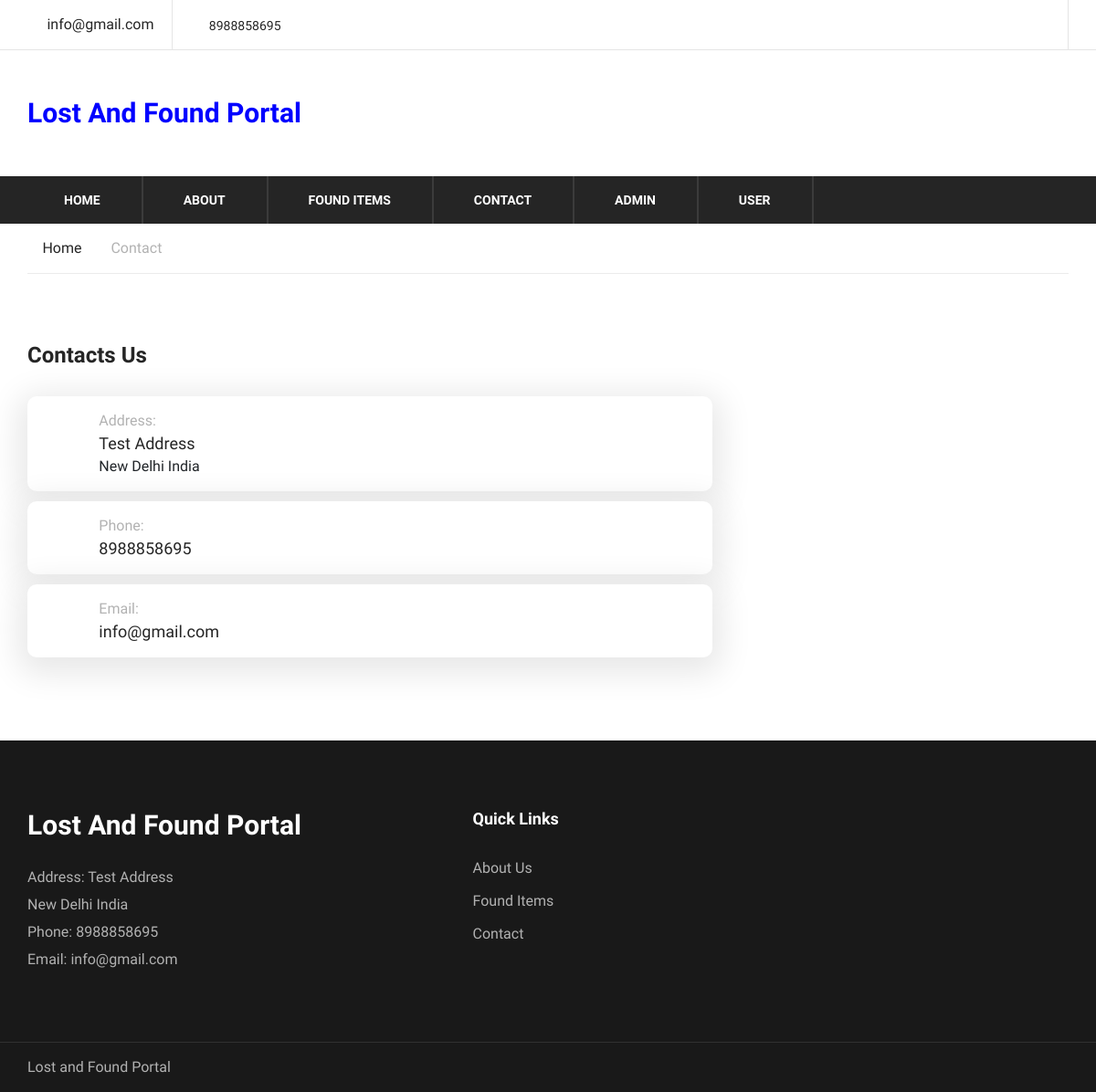
The page /contact.php on the database its author committed.
### tables this page shows
CREATE TABLE `tblpage` (
  `ID` int(10) NOT NULL,
  `PageType` varchar(120) DEFAULT NULL,
  `PageTitle` varchar(200) DEFAULT NULL,
  `PageDescription` mediumtext DEFAULT NULL,
  `Email` varchar(120) DEFAULT NULL,
  `MobileNumber` bigint(10) DEFAULT NULL,
  `UpdationDate` timestamp NULL DEFAULT NULL ON UPDATE current_timestamp()
);

### contact.php (the view, shortened to what this page needs)
<?php
include('includes/dbconnection.php');
?>
<!DOCTYPE html>
<html lang="zxx">
<head>
    <link rel="stylesheet" href="css/bootstrap.min.css" type="text/css">
    <link rel="stylesheet" href="css/font-awesome.min.css" type="text/css">
    <link rel="stylesheet" href="css/themify-icons.css" type="text/css">
    <link rel="stylesheet" href="css/elegant-icons.css" type="text/css">
    <link rel="stylesheet" href="css/owl.carousel.min.css" type="text/css">
    <link rel="stylesheet" href="css/nice-select.css" type="text/css">
    <link rel="stylesheet" href="css/jquery-ui.min.css" type="text/css">
    <link rel="stylesheet" href="css/slicknav.min.css" type="text/css">
    <link rel="stylesheet" href="css/style.css" type="text/css">
</head>
<body>
   <?php include_once('includes/header.php');?>
    <div class="breacrumb-section">
        <div class="container">
            <div class="row">
                <div class="col-lg-12">
                    <div class="breadcrumb-text">
                        <a href="#"><i class="fa fa-home"></i> Home</a>
                        <span>Contact</span>
                    </div>
                </div>
            </div>
        </div>
    </div>
    <section class="contact-section spad">
        <div class="container">
            <div class="row">
                <div class="col-lg-8">
                    <div class="contact-title">
                        <h4>Contacts Us</h4>
                    </div>
                    <?php
 $query=mysqli_query($con,"select * from  tblpage where PageType='contactus'");
 while ($row=mysqli_fetch_array($query)) {
 ?>
                    <div class="contact-widget">
                        <div class="cw-item">
                            <div class="ci-icon">
                                <i class="ti-location-pin"></i>
                            </div>
                            <div class="ci-text">
                                <span>Address:</span>
                                <p><?php  echo $row['PageDescription'];?></p>
                            </div>
                        </div>
                        <div class="cw-item">
                            <div class="ci-icon">
                                <i class="ti-mobile"></i>
                            </div>
                            <div class="ci-text">
                                <span>Phone:</span>
                                <p><?php  echo $row['MobileNumber'];?></p>
                            </div>
                        </div>
                        <div class="cw-item">
                            <div class="ci-icon">
                                <i class="ti-email"></i>
                            </div>
                            <div class="ci-text">
                                <span>Email:</span>
                                <p><?php  echo $row['Email'];?></p>
                            </div>
                        </div>
                    </div><?php } ?>
                </div>
            </div>
        </div>
    </section>
<?php include_once('includes/footer.php');?>
</body>
</html>

### includes/header.php (shortened to what this page needs)
   <header class="header-section">
       <div class="header-top">
           <div class="container">
                <?php
$query=mysqli_query($con,"select * from  tblpage where PageType='contactus'");
while ($row=mysqli_fetch_array($query)) {
?>
               <div class="ht-left">
                   <div class="mail-service">
                       <i class=" fa fa-envelope"></i>
                       <?php  echo $row['Email'];?>
                   </div>
                   <div class="phone-service">
                       <i class=" fa fa-phone"></i>
                     <?php  echo $row['MobileNumber'];?>
                   </div>
               </div><?php } ?>
               <div class="ht-right">
                   <div class="top-social">
                       <a href="#"><i class="ti-facebook"></i></a>
                       <a href="#"><i class="ti-twitter-alt"></i></a>
                       <a href="#"><i class="ti-linkedin"></i></a>
                       <a href="#"><i class="ti-pinterest"></i></a>
                   </div>
               </div>
           </div>
       </div>
       <div class="container">
           <div class="inner-header">
               <div class="row">
                   <div class="col-lg-8 col-md-2">
                       <div class="logo">
                           <a href="index.php">
                               <h3 style="font-weight: bolder;color: blue;">Lost And Found Portal</h3>
                           </a>
                       </div>
                   </div>
                   <div class="col-lg-3 text-right col-lg-3">
                   </div>
               </div>
           </div>
       </div>
       <div class="nav-item">
           <div class="container">
               <nav class="nav-menu mobile-menu">
                   <ul>
                        <?php
if($_SESSION['lfsuid']==0){?>
                       <li><a href="index.php">Home</a></li>
                       <li><a href="about.php">About</a></li>
                           <li><a href="found-item.php">Found Items</a></li>
                       <li><a href="contact.php">Contact</a></li>
                     <li><a href="admin/login.php">Admin</a></li>
                      <li><a href="user/login.php">User</a></li>
                      <?php } ?>
                   </ul>
               </nav>
           </div>
       </div>
   </header>

### includes/footer.php (shortened to what this page needs)
 <footer class="footer-section">
        <div class="container">
            <div class="row">
                <div class="col-lg-4">
                    <div class="footer-left">
                        <div class="footer-logo">
                             <h3 style="font-weight: bolder;color: white;">Lost And Found Portal</h3>
                          <?php
 $query=mysqli_query($con,"select * from  tblpage where PageType='contactus'");
 while ($row=mysqli_fetch_array($query)) {
 ?>               </div>
                        <ul>
                            <li>Address:    <?php  echo $row['PageDescription'];?></li>
                            <li>Phone:    <?php  echo $row['MobileNumber'];?></li>
                            <li>Email: <?php  echo $row['Email'];?></li>
                        </ul>
     <?php } ?>
                    </div>
                </div>
               <div class="col-lg-3 offset-lg-1">
                    <div class="footer-widget">
                        <h5>Quick Links</h5>
                        <ul>
                            <li><a href="about.php">About Us</a></li>
                            <li><a href="found-item.php">Found Items</a></li>
                            <li><a href="contact.php">Contact</a></li>
                        </ul>
                    </div>
                </div>
            </div>
        </div>
        <div class="copyright-reserved">
            <div class="container">
                <div class="row">
                    <div class="col-lg-12">
                        <div class="copyright-text">
Lost and Found Portal
                        </div>
                    </div>
                </div>
            </div>
        </div>
    </footer>

### css/style.css (style rules this page uses)
html, body { height: 100%; font-family: "Muli", sans-serif; -webkit-font-smoothing: antialiased; font-smoothing: antialiased; }
h1, h2, h3, h4, h5, h6 { margin: 0; color: #111111; font-weight: 400; font-family: "Muli", sans-serif; }
h3 { font-size: 30px; }
h4 { font-size: 24px; }
h5 { font-size: 18px; }
p { font-size: 16px; font-family: "Muli", sans-serif; color: #636363; font-weight: 400; line-height: 26px; margin: 0 0 15px 0; }
ul, ol { padding: 0; margin: 0; }
.spad { padding-top: 100px; padding-bottom: 100px; }
.header-top { display: -webkit-box; display: -ms-flexbox; display: flex; border-bottom: 1px solid #e5e5e5; }
.header-top .ht-left { float: left; }
.header-top .ht-left .mail-service { font-size: 16px; color: #252525; float: left; border-right: 1px solid #E5E5E5; padding-top: 15px; padding-bottom: 15px; padding-right: 20px; }
.header-top .ht-left .mail-service i { margin-right: 5px; }
.header-top .ht-left .phone-service { float: right; font-size: 14px; color: #252525; line-height: 27px; padding-top: 15px; padding-bottom: 12px; padding-left: 20px; }
.header-top .ht-left .phone-service i { margin-right: 5px; }
.header-top .ht-right { float: right; }
.header-top .ht-right .top-social { float: right; padding-right: 20px; padding-top: 15px; padding-bottom: 15px; border-right: 1px solid #e5e5e5; }
.header-top .ht-right .top-social a { color: #252525; font-size: 14px; display: inline-block; margin-left: 15px; }
.inner-header { padding: 39px 0; }
.inner-header .logo { padding: 12px 0; }
.inner-header .logo a { display: inline-block; }
.nav-item { background: #252525; display: -webkit-box; display: -ms-flexbox; display: flex; }
.nav-item .nav-menu { display: -webkit-inline-box; display: -ms-inline-flexbox; display: inline-flex; position: relative; }
.nav-item .nav-menu li { list-style: none; display: inline-block; margin-left: -5px; position: relative; }
.nav-item .nav-menu li a { font-size: 14px; font-weight: 700; display: block; color: #ffffff; border-right: 2px solid #3b3b3b; text-transform: uppercase; padding: 16px 42px 15px; -webkit-transition: all 0.3s; -o-transition: all 0.3s; transition: all 0.3s; }
.footer-section { background: #191919; padding-top: 75px; }
.footer-left { margin-bottom: 30px; }
.footer-left .footer-logo { margin-bottom: 24px; }
.footer-left ul li { list-style: none; color: #b2b2b2; font-size: 16px; line-height: 30px; }
.footer-widget { margin-bottom: 30px; }
.footer-widget h5 { color: #ffffff; font-weight: 700; margin-bottom: 26px; }
.footer-widget ul li { list-style: none; }
.footer-widget ul li a { line-height: 36px; font-size: 16px; color: #b2b2b2; }
.copyright-reserved { border-top: 1px solid #303030; padding: 15px 0; margin-top: 45px; }
.copyright-reserved .copyright-text { float: left; font-size: 16px; color: #b2b2b2; }
.breadcrumb-text { border-bottom: 1px solid #ebebeb; padding: 15px 0; }
.breadcrumb-text a { display: inline-block; font-size: 16px; color: #252525; margin-right: 28px; position: relative; }
.breadcrumb-text a:after { position: absolute; right: -18px; top: 0px; content: ""; font-family: "FontAwesome"; font-size: 16px; color: #b2b2b2; }
.breadcrumb-text span { display: inline-block; color: #b2b2b2; }
.contact-section { padding-top: 75px; padding-bottom: 80px; }
.contact-title { margin-bottom: 30px; }
.contact-title h4 { color: #252525; font-weight: 700; margin-bottom: 16px; }
.contact-widget .cw-item { background: #ffffff; margin-bottom: 11px; -webkit-box-shadow: 0px 8px 35px 10px #E8E8E8; box-shadow: 0px 8px 35px 10px #E8E8E8; padding-left: 25px; padding-top: 15px; padding-bottom: 15px; border-radius: 10px; }
.contact-widget .cw-item .ci-icon { float: left; margin-top: 12px; }
.contact-widget .cw-item .ci-icon i { font-size: 30px; color: #b2b2b2; }
.contact-widget .cw-item .ci-text { display: table; padding-left: 30px; }
.contact-widget .cw-item .ci-text span { color: #b2b2b2; font-size: 16px; }
.contact-widget .cw-item .ci-text p { font-size: 18px; color: #252525; margin-bottom: 0; }
@media only screen and (min-width: 1200px) and (max-width: 1920px) { .nav-item .nav-menu li a { padding: 16px 45px 15px; } }
@media only screen and (min-width: 1200px) { .container { max-width: 1170px; } }

### rows shown on the page
tblpage: Email "info@gmail.com", MobileNumber "8988858695", PageDescription "Test Address New Delhi India"
